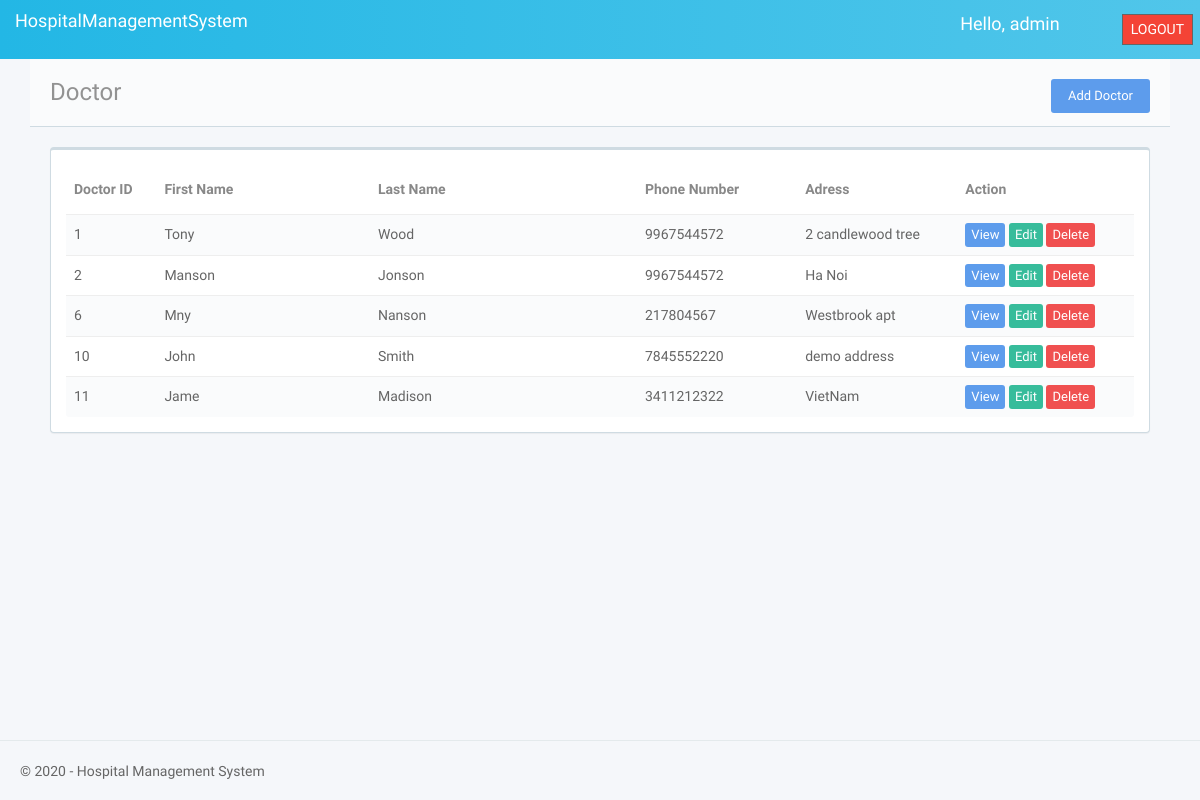
Page /admin/doctor (signed in) on the earlier database version.
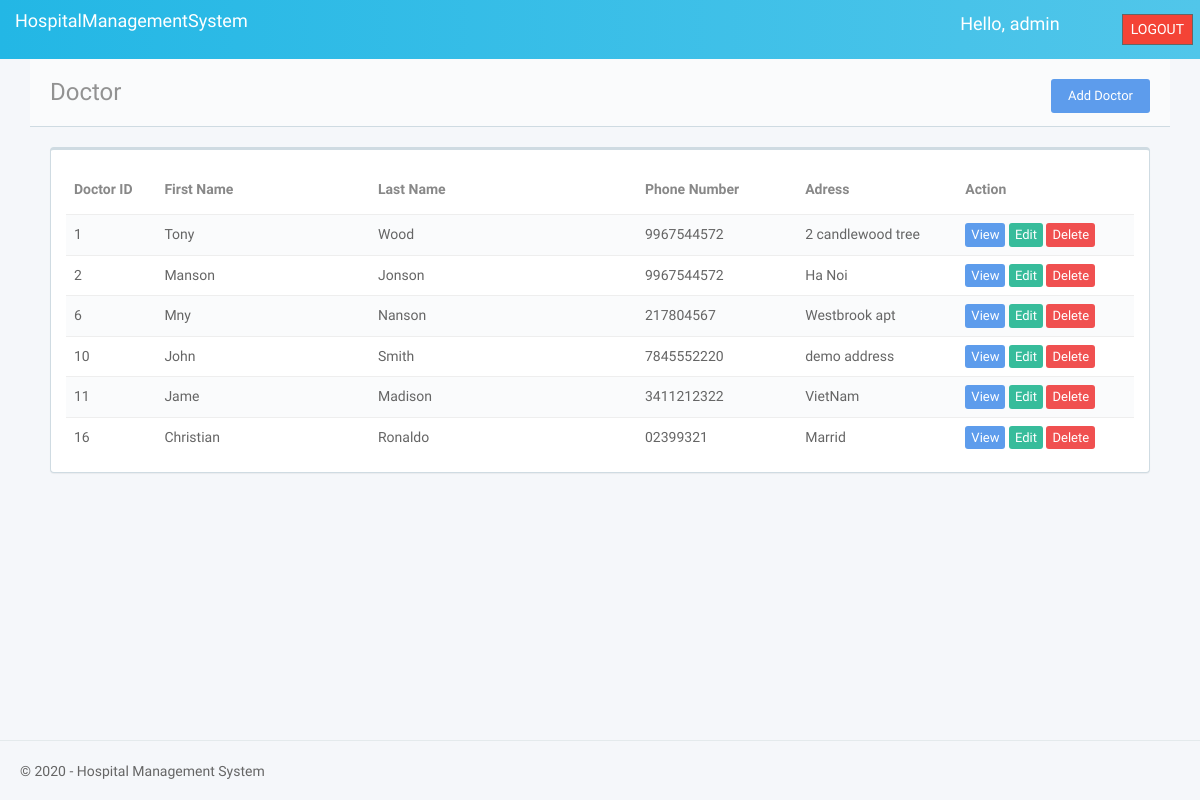
Same page on the later database version.
### tables this page shows
CREATE TABLE doctor
(doc_id INTEGER PRIMARY KEY AUTOINCREMENT,
doc_first_name TEXT NOT NULL,
doc_last_name TEXT NOT NULL,
doc_ph_no TEXT NOT NULL,
doc_date DATE DEFAULT (datetime('now','localtime')),
doc_address TEXT NOT NULL);

### admin.py (the view)
@admin1.route('/doctor', methods=["GET"])
def doctor():
    doc = conn.execute("SELECT * FROM doctor ORDER BY doc_id ASC").fetchall()
    return render_template('admin/doctor.html', doctors=doc, user=session['user'])

### package/model.py (called while the page is built)
def dict_factory(cursor, row):
    d = {}
    for idx, col in enumerate(cursor.description):
        d[col[0]] = row[idx]
    return d

### templates/admin/doctor.html (shortened to what the changed rows need)
<!DOCTYPE html>
<html lang="en">
<head>
   <link rel="stylesheet" href="../../static/vendor/fontawesome/css/font-awesome.min.css">
   <link rel="stylesheet" href="../../static/vendor/simple-line-icons/css/simple-line-icons.css">
   <link rel="stylesheet" href="../../static/vendor/animate.css/animate.min.css">
   <link rel="stylesheet" href="../../static/vendor/whirl/dist/whirl.css">
    <link rel="stylesheet" href="../../static/vendor/sweetalert/dist/sweetalert.css">
   <link rel="stylesheet" href="../../static/vendor/datatables-colvis/css/dataTables.colVis.css">
   <link rel="stylesheet" href="../../static/vendor/datatables/media/css/dataTables.bootstrap.css">
   <link rel="stylesheet" href="../../static/vendor/dataTables.fontAwesome/index.css">
   <link rel="stylesheet" href="../../static/app/css/bootstrap.css" id="bscss">
   <link rel="stylesheet" href="../../static/app/css/app.css" id="maincss">
</head>
<body class="layout-h">
   <div class="wrapper">
      <section>
         <div class="content-wrapper">
           <div class="row">
                  <div class="col-lg-12">
                     <div class="panel panel-default"  style="padding: 15px;">
                        <div class="table-responsive">
                           <table id="datatable4" class="table table-striped">
                              <thead>
                                 <tr>
                                     <th>Doctor ID</th>
                                    <th style="width:20%">First Name</th>
                                    <th style="width:25%">Last Name</th>
                                      <th style="width:15%">Phone Number</th>
                                    <th style="width:15%">Adress</th>
                                      <th >Action</th>
                                 </tr>
                              </thead>
                              <tbody>
                                 <tr>
                                        {% for row in doctors %}
                                   <td>{{row.doc_id}}</td>
                                   <td>{{row.doc_first_name}}</td>
                                   <td>{{row.doc_last_name}}</td>
                                   <td>{{row.doc_ph_no}}</td>
                                   <td>{{row.doc_address}}</td>
                                   <td>
                                       <a href="" class="btn btn-primary btn-xs">View</a>
                                       <a href="/updatedoc/{{row.doc_id}}" class="btn btn-xs btn-green btn-edit" data-toggle="modal" data-target="#modaledit{{row.doc_id}}">Edit</a>
                                       <a href="./deletedoc/{{ row.doc_id }}" class="btn-xs btn btn-danger delete-btn" onclick="return confirm('Are you sure to delete?')">Delete</a>
                                   </td>
                                 </tr>
                              {% endfor %}
                              </tbody>
                           </table>
                        </div>
                     </div>
                  </div>
               </div>
         </div>
      </section>
   </div>
</body>
</html>

Differences in the rows shown:
added doctor: doc_id "16", doc_first_name "Christian", doc_last_name "Ronaldo", doc_ph_no "02399321", doc_address "Marrid"
